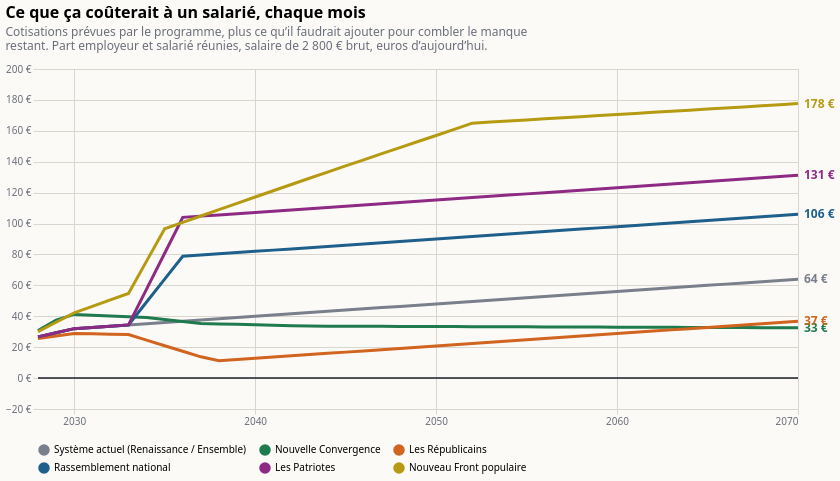

Write a Vega-Lite specification for this figure.
### Vega-Lite specification from a JSON file in a GitHub repository (floating-point values rounded to 4 significant figures; data arrays with more than 128 entries replaced by an {"elided": "..."} marker saying what was removed)
{"$schema": "https://vega.github.io/schema/vega-lite/v6.json", "title": {"text": "Ce que ça coûterait à un salarié, chaque mois", "subtitle": ["Cotisations prévues par le programme, plus ce qu’il faudrait ajouter pour combler le manque", "restant. Part employeur et salarié réunies, salaire de 2 800 € brut, euros d’aujourd’hui."], "anchor": "start", "fontSize": 16, "subtitleColor": "#6b6f7b", "subtitlePadding": 6, "offset": 12}, "background": "#fbfaf7", "config": {"font": "system-ui, sans-serif", "axis": {"gridColor": "#d9d6cf", "labelColor": "#6b6f7b", "domain": false, "tickColor": "#d9d6cf"}, "legend": {"orient": "bottom", "columns": 3, "labelLimit": 2000, "symbolOpacity": 1}, "view": {"stroke": null}}, "width": 760, "height": 340, "data": {"values": {"elided": "258 records"}}, "encoding": {"x": {"field": "annee", "type": "quantitative", "scale": {"domain": [2028, 2070]}, "axis": {"format": "d", "title": null, "values": [2030, 2040, 2050, 2060, 2070]}}, "y": {"field": "valeur", "type": "quantitative", "scale": {"zero": true, "padding": 12}, "axis": {"title": null, "labelExpr": "replace(format(datum.value, ',.0f'), ',', ' ') + ' €'", "tickCount": 7}}, "color": {"field": "programme", "type": "nominal", "title": null, "sort": ["Système actuel (Renaissance / Ensemble)", "Nouvelle Convergence", "Les Républicains", "Rassemblement national", "Les Patriotes", "Nouveau Front populaire"], "scale": {"domain": ["Système actuel (Renaissance / Ensemble)", "Nouvelle Convergence", "Les Républicains", "Rassemblement national", "Les Patriotes", "Nouveau Front populaire"], "range": ["#7a7f8c", "#1f7a4d", "#d1641f", "#1f5f8b", "#8e2a84", "#b59a12"]}, "legend": {"orient": "bottom", "columns": 3, "labelLimit": 2000}}}, "layer": [{"mark": {"type": "line", "strokeWidth": 3}}, {"data": {"values": [{"y": 0}]}, "mark": {"type": "rule", "strokeWidth": 1.5}, "encoding": {"x": {"value": 0}, "x2": {"value": 760}, "y": {"field": "y", "type": "quantitative"}, "color": {"value": "#1b1f2a"}}}, {"data": {"values": [{"annee": 2070, "programme": "Système actuel (Renaissance / Ensemble)", "valeur": 64.0, "etiquette": "64 €"}, {"annee": 2070, "programme": "Nouvelle Convergence", "valeur": 32.56, "etiquette": "33 €"}, {"annee": 2070, "programme": "Les Républicains", "valeur": 36.8, "etiquette": "37 €"}, {"annee": 2070, "programme": "Rassemblement national", "valeur": 106.0, "etiquette": "106 €"}, {"annee": 2070, "programme": "Les Patriotes", "valeur": 131.2, "etiquette": "131 €"}, {"annee": 2070, "programme": "Nouveau Front populaire", "valeur": 177.6, "etiquette": "178 €"}]}, "mark": {"type": "text", "align": "left", "dx": 6, "fontSize": 12, "fontWeight": "bold"}, "encoding": {"text": {"field": "etiquette"}}}]}
